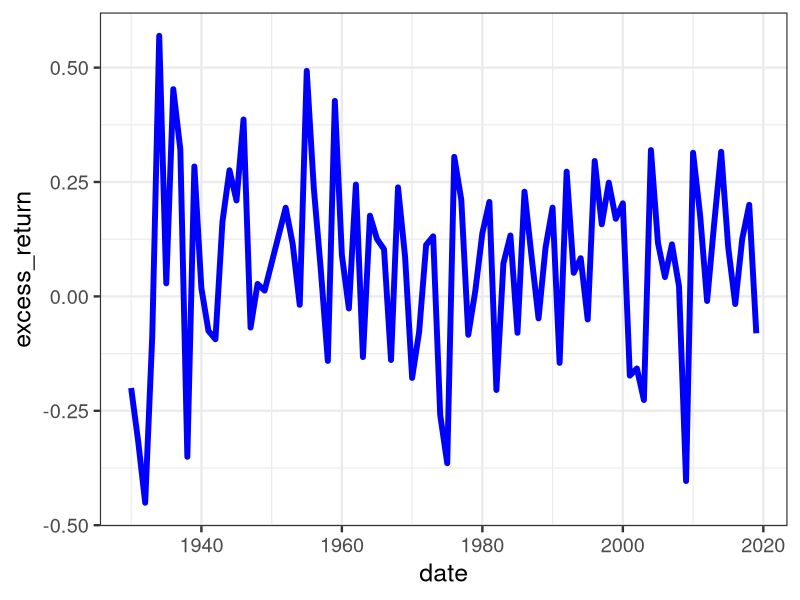
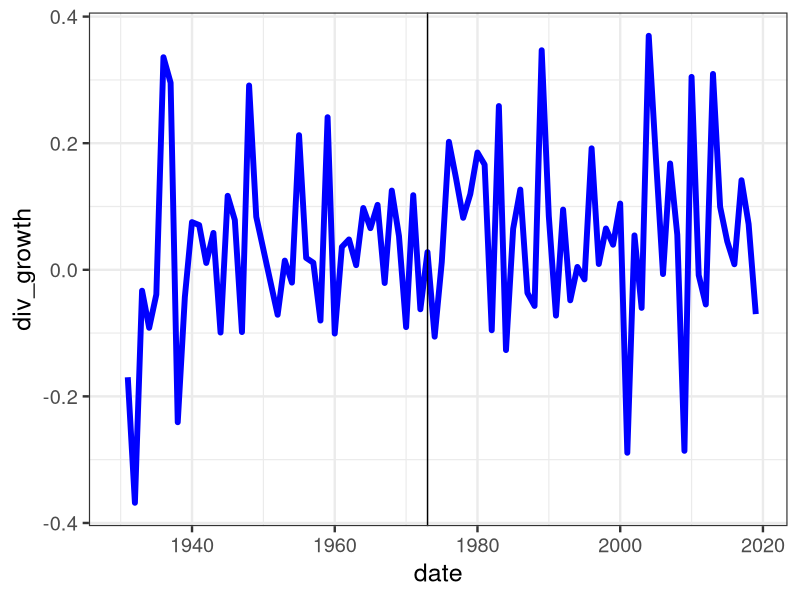
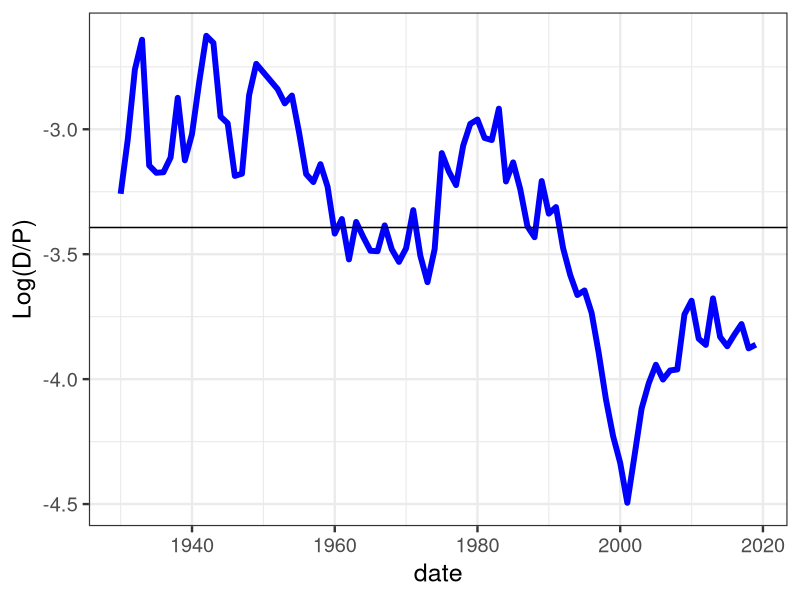

Recreate these plots in R, in order.
#####################################################
# 1. Describe the data/ test for a structural break #
#####################################################
rm(list = ls())
library(ggplot2)
theme_set(theme_bw(base_size = 18))

# load data 
stock_data <- read.csv("../data/data_annual.csv", stringsAsFactors = F)
stock_data$date <- as.Date(stock_data$date, format = "%Y-%m-%d")
nobs <- nrow(stock_data)

#####################################################################################
# calculate and plot excess returns, dividends growth, risk free rate and P/D ratio #
#####################################################################################
# calculate excess returns
stock_data$excess_return <- stock_data$vwretd - stock_data$t90ret
ggplot(data = stock_data, aes(x = date, y = excess_return))+
  geom_line(color = "blue", size = 2) 

# calculate dividend growth
ggplot(data = stock_data, aes(x = date, y = div_growth))+
  geom_line(color = "blue", size = 2) +
  geom_vline(xintercept = as.Date("1973-01-01"))
stock_data$logpd <- log(stock_data$dividends/stock_data$prices)

# calculate summary statistics 
summary_mat <- matrix(data = NA, nrow = 4, ncol =2)
summary_mat[1, 1:2] <- c(mean(stock_data$excess_return), sd(stock_data$excess_return))
summary_mat[2, 1:2] <- c(mean(stock_data$div_growth, na.rm = T), sd(stock_data$div_growth, na.rm = T))
summary_mat[3, 1:2] <- c(mean(stock_data$real_rf), sd(stock_data$real_rf))
summary_mat[4, 1:2] <- c(mean(stock_data$logpd), sd(stock_data$logpd))


########################################
# Check for a structural break in 1973 #
########################################

##########################################################
# plot log of D/P ratio to make sure it does not explode #
##########################################################

ggplot(data = stock_data, aes(x = date, y = log(stock_data$dividends/stock_data$prices)))+
  geom_line(color = "blue", size = 2) +
  geom_hline(yintercept = mean(log(stock_data$dividends/stock_data$prices))) +
  ylab("Log(D/P)")





